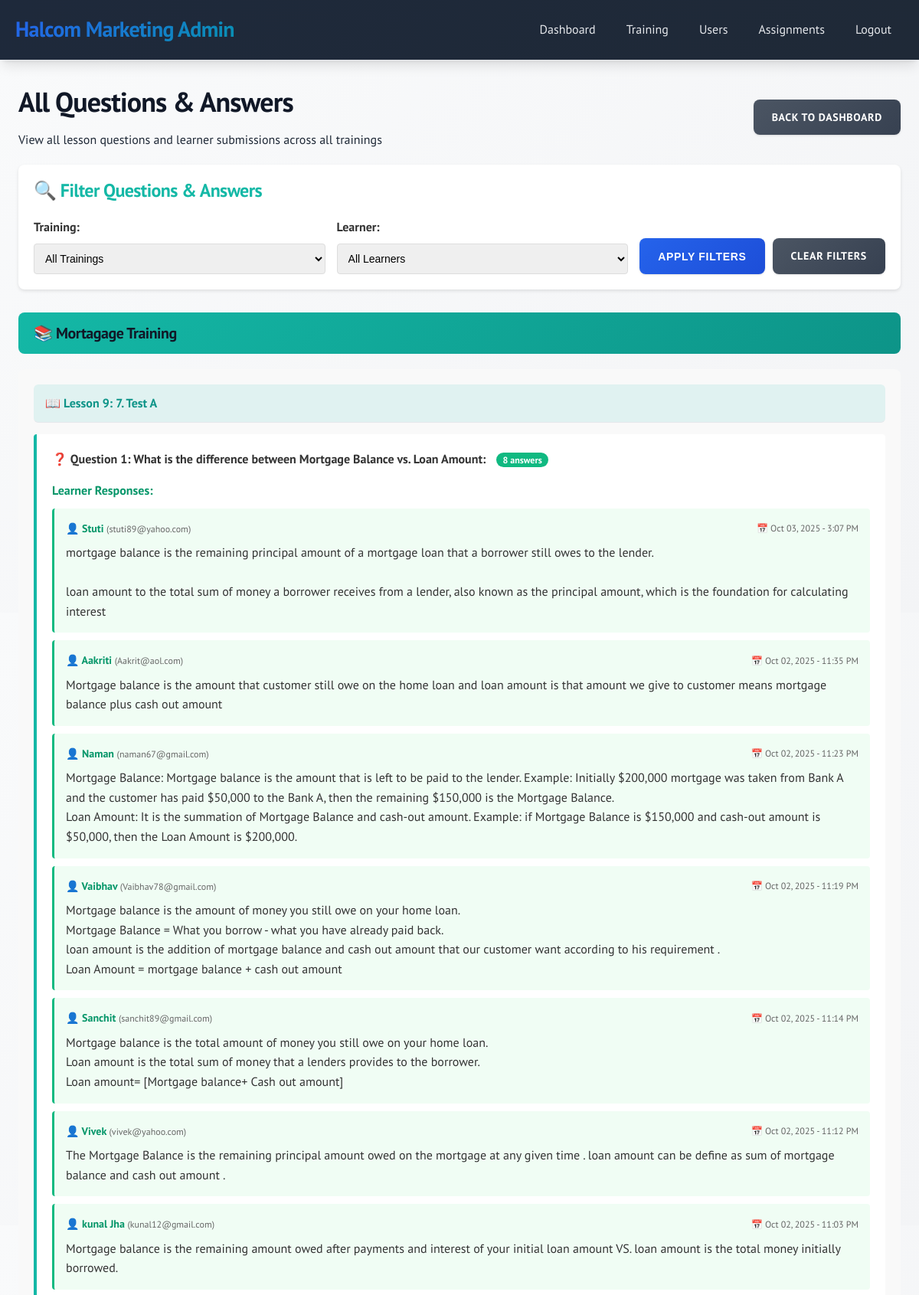
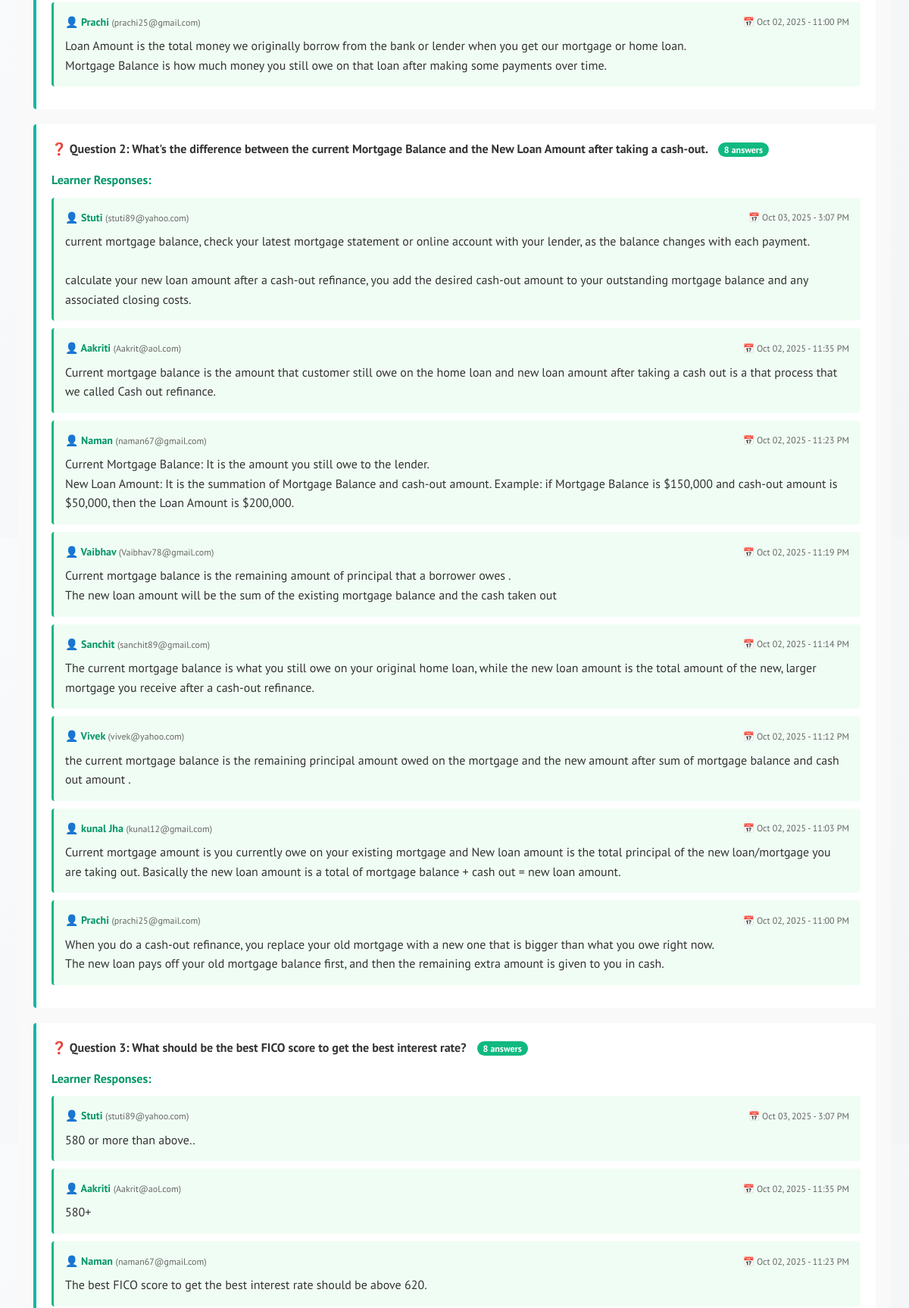
The app's page /admin/all_questions.php (signed in, upper part) with its own data (2 pictures, top to bottom).
### tables this page shows
CREATE TABLE `courses` (
  `id` int(11) NOT NULL AUTO_INCREMENT,
  `title` varchar(200) NOT NULL,
  `description` text DEFAULT NULL,
  `created_by` int(11) NOT NULL,
  `created_at` timestamp NOT NULL DEFAULT current_timestamp(),
  PRIMARY KEY (`id`),
  KEY `created_by` (`created_by`),
  CONSTRAINT `courses_ibfk_1` FOREIGN KEY (`created_by`) REFERENCES `users` (`id`) ON DELETE CASCADE
);

CREATE TABLE `lesson_questions` (
  `id` int(11) NOT NULL AUTO_INCREMENT,
  `lesson_id` int(11) NOT NULL,
  `question_text` text NOT NULL,
  `position` int(11) NOT NULL DEFAULT 1,
  `created_at` timestamp NOT NULL DEFAULT current_timestamp(),
  PRIMARY KEY (`id`),
  KEY `lesson_id` (`lesson_id`),
  CONSTRAINT `lesson_questions_ibfk_1` FOREIGN KEY (`lesson_id`) REFERENCES `lessons` (`id`) ON DELETE CASCADE
);

CREATE TABLE `lesson_answers` (
  `id` int(11) NOT NULL AUTO_INCREMENT,
  `user_id` int(11) NOT NULL,
  `lesson_question_id` int(11) NOT NULL,
  `answer_text` text DEFAULT NULL,
  `submitted_at` timestamp NOT NULL DEFAULT current_timestamp(),
  PRIMARY KEY (`id`),
  UNIQUE KEY `unique_user_question` (`user_id`,`lesson_question_id`),
  KEY `lesson_question_id` (`lesson_question_id`),
  CONSTRAINT `lesson_answers_ibfk_1` FOREIGN KEY (`user_id`) REFERENCES `users` (`id`) ON DELETE CASCADE,
  CONSTRAINT `lesson_answers_ibfk_2` FOREIGN KEY (`lesson_question_id`) REFERENCES `lesson_questions` (`id`) ON DELETE CASCADE
);

CREATE TABLE `users` (
  `id` int(11) NOT NULL AUTO_INCREMENT,
  `name` varchar(100) NOT NULL,
  `email` varchar(100) NOT NULL,
  `password` varchar(255) NOT NULL,
  `role` enum('admin','learner') NOT NULL DEFAULT 'learner',
  `created_at` timestamp NOT NULL DEFAULT current_timestamp(),
  `last_login` timestamp NULL DEFAULT NULL,
  `total_portal_time` int(11) DEFAULT 0,
  PRIMARY KEY (`id`),
  UNIQUE KEY `email` (`email`)
);

### admin/all_questions.php (the view, shortened to what this page needs)
<?php
$pdo = getDBConnection();
$selected_training = $_GET['training_id'] ?? 'all';
$selected_learner = $_GET['learner_id'] ?? 'all';
$query = "
    SELECT
        c.id as course_id,
        c.title as course_title,
        l.id as lesson_id,
        l.title as lesson_title,
        l.position as lesson_position,
        lq.id as question_id,
        lq.question_text,
        lq.position as question_position,
        COUNT(DISTINCT la.id) as answer_count
    FROM courses c
    JOIN lessons l ON c.id = l.course_id
    JOIN lesson_questions lq ON l.id = lq.lesson_id
    LEFT JOIN lesson_answers la ON lq.id = la.lesson_question_id
";
$params = [];
$query .= " GROUP BY c.id, l.id, lq.id ORDER BY c.title, l.position, lq.position";
$stmt = $pdo->prepare($query);
$stmt->execute($params);
$all_data = $stmt->fetchAll();
$training_data = [];
foreach ($all_data as $row) {
    $course_id = $row['course_id'];
    $lesson_id = $row['lesson_id'];
    if (!isset($training_data[$course_id])) {
        $training_data[$course_id] = [
            'title' => $row['course_title'],
            'lessons' => []
        ];
    }
    if (!isset($training_data[$course_id]['lessons'][$lesson_id])) {
        $training_data[$course_id]['lessons'][$lesson_id] = [
            'title' => $row['lesson_title'],
            'position' => $row['lesson_position'],
            'questions' => []
        ];
    }
    $training_data[$course_id]['lessons'][$lesson_id]['questions'][] = [
        'id' => $row['question_id'],
        'text' => $row['question_text'],
        'position' => $row['question_position'],
        'answer_count' => $row['answer_count']
    ];
}
function getQuestionAnswers($pdo, $question_id, $learner_id = 'all') {
    $query = "
        SELECT la.*, u.name as user_name, u.email
        FROM lesson_answers la
        JOIN users u ON la.user_id = u.id
        WHERE la.lesson_question_id = ?
    ";
    $params = [$question_id];
    $query .= " ORDER BY la.submitted_at DESC";
    $stmt = $pdo->prepare($query);
    $stmt->execute($params);
    return $stmt->fetchAll();
}
?>
<!DOCTYPE html>
<html lang="en">
<head>
    <link rel="stylesheet" href="../assets/css/style.css">
</head>
<body>
    <div class="header">
        <div class="header-content">
            <div class="logo">Halcom Marketing Admin</div>
            <div class="nav">
                <a href="dashboard.php">Dashboard</a>
                <a href="trainings.php">Training</a>
                <a href="users.php">Users</a>
                <a href="training_assignments.php">Assignments</a>
                <a href="../auth/logout.php">Logout</a>
            </div>
        </div>
    </div>
    <div class="container">
        <div class="d-flex justify-between align-center mb-20">
            <div>
                <h1>All Questions & Answers</h1>
                <p>View all lesson questions and learner submissions across all trainings</p>
            </div>
            <a href="dashboard.php" class="btn btn-secondary">Back to Dashboard</a>
        </div>
        <div class="filter-section">
            <h3 style="margin-top: 0; margin-bottom: 20px; color: #14B8A6;">🔍 Filter Questions & Answers</h3>
            <form method="GET" action="all_questions.php">
                <div class="filter-row">
                    <div class="filter-group">
                        <label for="training_id">Training:</label>
                        <select name="training_id" id="training_id">
                            <option value="all" <?php echo $selected_training === 'all' ? 'selected' : ''; ?>>All Trainings</option>
                        </select>
                    </div>
                    <div class="filter-group">
                        <label for="learner_id">Learner:</label>
                        <select name="learner_id" id="learner_id">
                            <option value="all" <?php echo $selected_learner === 'all' ? 'selected' : ''; ?>>All Learners</option>
                        </select>
                    </div>
                    <div class="filter-actions">
                        <button type="submit" class="btn btn-primary">Apply Filters</button>
                        <a href="all_questions.php" class="btn btn-secondary">Clear Filters</a>
                    </div>
                </div>
            </form>
        </div>
        <?php if (empty($training_data)): ?>
            <div class="alert alert-info">
                <?php if ($selected_training !== 'all' || $selected_learner !== 'all'): ?>
                    No questions found matching the selected filters.
                <?php else: ?>
                    No questions have been added to any lessons yet.
                <?php endif; ?>
            </div>
        <?php else: ?>
            <?php foreach ($training_data as $course_id => $training): ?>
                <div class="training-section">
                    <div class="section-header">
                        <h2 style="margin: 0; font-size: 20px;">📚 <?php echo htmlspecialchars($training['title']); ?></h2>
                    </div>
                    <?php foreach ($training['lessons'] as $lesson_id => $lesson): ?>
                        <div class="lesson-section">
                            <div class="lesson-header">
                                📖 Lesson <?php echo $lesson['position']; ?>: <?php echo htmlspecialchars($lesson['title']); ?>
                            </div>
                            <?php foreach ($lesson['questions'] as $question): ?>
                                <div class="question-block">
                                    <div class="question-header">
                                        ❓ Question <?php echo $question['position']; ?>:
                                        <?php echo nl2br(htmlspecialchars($question['text'])); ?>
                                        <span class="answer-count-badge">
                                            <?php echo $question['answer_count']; ?> answer<?php echo $question['answer_count'] != 1 ? 's' : ''; ?>
                                        </span>
                                    </div>
                                    <?php
                                    $answers = getQuestionAnswers($pdo, $question['id'], $selected_learner);
                                    if (empty($answers)):
                                    ?>
                                        <div class="no-answers">
                                            <?php if ($selected_learner !== 'all'): ?>
                                                This learner has not submitted an answer yet.
                                            <?php else: ?>
                                                No learners have submitted answers yet.
                                            <?php endif; ?>
                                        </div>
                                    <?php else: ?>
                                        <div style="margin-top: 15px;">
                                            <strong style="color: #059669; margin-bottom: 10px; display: block;">Learner Responses:</strong>
                                            <?php foreach ($answers as $answer): ?>
                                                <div class="answer-block">
                                                    <div class="answer-meta">
                                                        <span class="user-name">
                                                            👤 <?php echo htmlspecialchars($answer['user_name']); ?>
                                                            <span style="color: #666; font-weight: normal; font-size: 12px;">
                                                                (<?php echo htmlspecialchars($answer['email']); ?>)
                                                            </span>
                                                        </span>
                                                        <span class="answer-time">
                                                            📅 <?php echo date('M d, Y - g:i A', strtotime($answer['submitted_at'])); ?>
                                                        </span>
                                                    </div>
                                                    <div class="answer-text">
                                                        <?php echo nl2br(htmlspecialchars($answer['answer_text'])); ?>
                                                    </div>
                                                </div>
                                            <?php endforeach; ?>
                                        </div>
                                    <?php endif; ?>
                                </div>
                            <?php endforeach; ?>
                        </div>
                    <?php endforeach; ?>
                </div>
            <?php endforeach; ?>
        <?php endif; ?>
    </div>
</body>
</html>

### assets/css/style.css (style rules this page uses)
* { margin: 0; padding: 0; box-sizing: border-box; }
:root { --primary-color: #2563eb; --primary-hover: #1d4ed8; --secondary-color: #64748b; --success-color: #059669; --danger-color: #dc2626; --warning-color: #d97706; --info-color: #0891b2; --dark-color: #1e293b; --light-color: #f8fafc; --white: #ffffff; --gray-50: #f9fafb; --gray-100: #f3f4f6; --gray-200: #e5e7eb; --gray-300: #d1d5db; --gray-400: #9ca3af; --gray-500: #6b7280; --gray-600: #4b5563; --gray-700: #374151; --gray-800: #1f2937; --gray-900: #111827; --shadow-sm: 0 1px 2px 0 rgb(0 0 0 / 0.05); --shadow: 0 1px 3px 0 rgb(0 0 0 / 0.1), 0 1px 2px -1px rgb(0 0 0 / 0.1); --shadow-md: 0 4px 6px -1px rgb(0 0 0 / 0.1), 0 2px 4px -2px rgb(0 0 0 / 0.1); --shadow-lg: 0 10px 15px -3px rgb(0 0 0 / 0.1), 0 4px 6px -4px rgb(0 0 0 / 0.1); --shadow-xl: 0 20px 25px -5px rgb(0 0 0 / 0.1), 0 8px 10px -6px rgb(0 0 0 / 0.1); --border-radius: 0.5rem; --border-radius-lg: 0.75rem; --border-radius-xl: 1rem; --transition: all 0.2s cubic-bezier(0.4, 0, 0.2, 1); }
body { font-family: "PT Sans", sans-serif; line-height: 1.6; color: var(--gray-800); background: linear-gradient(135deg, var(--gray-50) 0%, var(--gray-100) 100%); min-height: 100vh; }
.container { max-width: 1200px; margin: 0 auto; padding: 20px; }
.header { background: linear-gradient(135deg, var(--dark-color) 0%, var(--gray-800) 100%); color: var(--white); padding: 1rem 0; box-shadow: var(--shadow-lg); border-bottom: 1px solid var(--gray-200); position: sticky; top: 0; z-index: 1000; backdrop-filter: blur(10px); }
.header-content { max-width: 1200px; margin: 0 auto; padding: 0 20px; display: flex; justify-content: space-between; align-items: center; }
.logo { font-size: 1.75rem; font-weight: 700; background: linear-gradient(135deg, var(--primary-color) 0%, var(--info-color) 100%); -webkit-background-clip: text; -webkit-text-fill-color: transparent; background-clip: text; letter-spacing: -0.025em; }
.nav { display: flex; gap: 8px; align-items: center; }
.nav a { color: var(--gray-200); text-decoration: none; padding: 10px 16px; border-radius: var(--border-radius); transition: var(--transition); font-weight: 500; position: relative; overflow: hidden; }
.nav a::before { content: ''; position: absolute; top: 0; left: -100%; width: 100%; height: 100%; background: linear-gradient(90deg, transparent, rgba(255, 255, 255, 0.2), transparent); transition: left 0.5s; }
.btn { padding: 12px 24px; border: none; border-radius: var(--border-radius); cursor: pointer; font-size: 0.875rem; font-weight: 600; text-decoration: none; display: inline-flex; align-items: center; justify-content: center; text-align: center; transition: var(--transition); position: relative; overflow: hidden; text-transform: uppercase; letter-spacing: 0.05em; min-height: 44px; }
.btn::before { content: ''; position: absolute; top: 0; left: -100%; width: 100%; height: 100%; background: linear-gradient(90deg, transparent, rgba(255, 255, 255, 0.2), transparent); transition: left 0.5s; }
.btn-primary { background: linear-gradient(135deg, var(--primary-color) 0%, var(--primary-hover) 100%); color: var(--white); box-shadow: var(--shadow); }
.btn-secondary { background: linear-gradient(135deg, var(--gray-600) 0%, var(--gray-700) 100%); color: var(--white); box-shadow: var(--shadow); }
h1, h2, h3, h4, h5, h6 { font-weight: 700; letter-spacing: -0.025em; line-height: 1.2; color: var(--gray-900); }
h1 { font-size: 2.25rem; margin-bottom: 1rem; }
h2 { font-size: 1.875rem; margin-bottom: 0.875rem; }
h3 { font-size: 1.5rem; margin-bottom: 0.75rem; }
.container { max-width: 1400px; margin: 0 auto; padding: 32px 24px; }
.mb-20 { margin-bottom: 20px; }
.d-flex { display: flex; }
.justify-between { justify-content: space-between; }
.align-center { align-items: center; }
.lesson-header { margin-bottom: 0rem; padding-bottom: 1rem; border-bottom: 1px solid var(--gray-200); }

### records on screen
courses: lesson_questions.position "1", lesson_questions.question_text "What is the difference between Mortgage Balance vs. Loan Amount:", answer_count "8", lesson_questions.position "2", lesson_questions.question_text "What's the difference between the current Mortgage Balance and the New Loan Amount after taking a cash-out.", lesson_questions.position "3", lesson_questions.question_text "What should be the best FICO score to get the best interest rate?"
lesson_answers: user.name "Stuti", user.email "stuti89@yahoo.com", submitted_at "Oct 03, 2025 - 3:07 PM", answer_text "mortgage balance is the remaining principal amount of a mortgage loan that a borrower still owes to the lender. loan amount to the total sum of money a borrower receives from a lender, also known as the principal amount, which is the foundation for calculating interest"
lesson_answers: user.name "Aakriti", user.email "Aakrit@aol.com", submitted_at "Oct 02, 2025 - 11:35 PM", answer_text "Mortgage balance is the amount that customer still owe on the home loan and loan amount is that amount we give to customer means mortgage balance plus cash out amount"
lesson_answers: user.name "Naman", user.email "naman67@gmail.com", submitted_at "Oct 02, 2025 - 11:23 PM", answer_text "Mortgage Balance: Mortgage balance is the amount that is left to be paid to the lender. Example: Initially $200,000 mortgage was taken from Bank A and the customer has paid $50,000 to the Bank A, then the remaining $150,000 is the Mortgage Balance. Loan Amount: It is the summation of Mortgage Balance and cash-out amount. Example: if Mortgage Balance is $150,000 and cash-out amount is $50,000, then the Loan Amount is $200,000."
lesson_answers: user.name "Vaibhav", user.email "Vaibhav78@gmail.com", submitted_at "Oct 02, 2025 - 11:19 PM", answer_text "Mortgage balance is the amount of money you still owe on your home loan. Mortgage Balance = What you borrow - what you have already paid back. loan amount is the addition of mortgage balance and cash out amount that our customer want according to his requirement . Loan Amount = mortgage balance + cash out amount"
lesson_answers: user.name "Sanchit", user.email "sanchit89@gmail.com", submitted_at "Oct 02, 2025 - 11:14 PM", answer_text "Mortgage balance is the total amount of money you still owe on your home loan. Loan amount is the total sum of money that a lenders provides to the borrower. Loan amount= [Mortgage balance+ Cash out amount]"
lesson_answers: user.name "Vivek", user.email "vivek@yahoo.com", submitted_at "Oct 02, 2025 - 11:12 PM", answer_text "The Mortgage Balance is the remaining principal amount owed on the mortgage at any given time . loan amount can be define as sum of mortgage balance and cash out amount ."
lesson_answers: user.name "kunal Jha", user.email "kunal12@gmail.com", submitted_at "Oct 02, 2025 - 11:03 PM", answer_text "Mortgage balance is the remaining amount owed after payments and interest of your initial loan amount VS. loan amount is the total money initially borrowed."
lesson_answers: user.name "Prachi", user.email "prachi25@gmail.com", submitted_at "Oct 02, 2025 - 11:00 PM", answer_text "Loan Amount is the total money we originally borrow from the bank or lender when you get our mortgage or home loan. Mortgage Balance is how much money you still owe on that loan after making some payments over time."
lesson_answers: user.name "Stuti", user.email "stuti89@yahoo.com", submitted_at "Oct 03, 2025 - 3:07 PM", answer_text "current mortgage balance, check your latest mortgage statement or online account with your lender, as the balance changes with each payment. calculate your new loan amount after a cash-out refinance, you add the desired cash-out amount to your outstanding mortgage balance and any associated closing costs."
lesson_answers: user.name "Aakriti", user.email "Aakrit@aol.com", submitted_at "Oct 02, 2025 - 11:35 PM", answer_text "Current mortgage balance is the amount that customer still owe on the home loan and new loan amount after taking a cash out is a that process that we called Cash out refinance."
lesson_answers: user.name "Naman", user.email "naman67@gmail.com", submitted_at "Oct 02, 2025 - 11:23 PM", answer_text "Current Mortgage Balance: It is the amount you still owe to the lender. New Loan Amount: It is the summation of Mortgage Balance and cash-out amount. Example: if Mortgage Balance is $150,000 and cash-out amount is $50,000, then the Loan Amount is $200,000."
lesson_answers: user.name "Vaibhav", user.email "Vaibhav78@gmail.com", submitted_at "Oct 02, 2025 - 11:19 PM", answer_text "Current mortgage balance is the remaining amount of principal that a borrower owes . The new loan amount will be the sum of the existing mortgage balance and the cash taken out"
lesson_answers: user.name "Sanchit", user.email "sanchit89@gmail.com", submitted_at "Oct 02, 2025 - 11:14 PM", answer_text "The current mortgage balance is what you still owe on your original home loan, while the new loan amount is the total amount of the new, larger mortgage you receive after a cash-out refinance."
lesson_answers: user.name "Vivek", user.email "vivek@yahoo.com", submitted_at "Oct 02, 2025 - 11:12 PM", answer_text "the current mortgage balance is the remaining principal amount owed on the mortgage and the new amount after sum of mortgage balance and cash out amount ."
lesson_answers: user.name "kunal Jha", user.email "kunal12@gmail.com", submitted_at "Oct 02, 2025 - 11:03 PM", answer_text "Current mortgage amount is you currently owe on your existing mortgage and New loan amount is the total principal of the new loan/mortgage you are taking out. Basically the new loan amount is a total of mortgage balance + cash out = new loan amount."
lesson_answers: user.name "Prachi", user.email "prachi25@gmail.com", submitted_at "Oct 02, 2025 - 11:00 PM", answer_text "When you do a cash-out refinance, you replace your old mortgage with a new one that is bigger than what you owe right now. The new loan pays off your old mortgage balance first, and then the remaining extra amount is given to you in cash."
lesson_answers: user.name "Stuti", user.email "stuti89@yahoo.com", submitted_at "Oct 03, 2025 - 3:07 PM", answer_text "580 or more than above.."
lesson_answers: user.name "Aakriti", user.email "Aakrit@aol.com", submitted_at "Oct 02, 2025 - 11:35 PM", answer_text "580+"
lesson_answers: user.name "Naman", user.email "naman67@gmail.com", submitted_at "Oct 02, 2025 - 11:23 PM", answer_text "The best FICO score to get the best interest rate should be above 620."

### other values on screen
$training['title'] "Mortagage Training"
$lesson['position'] "9"
$lesson['title'] "7. Test A"
